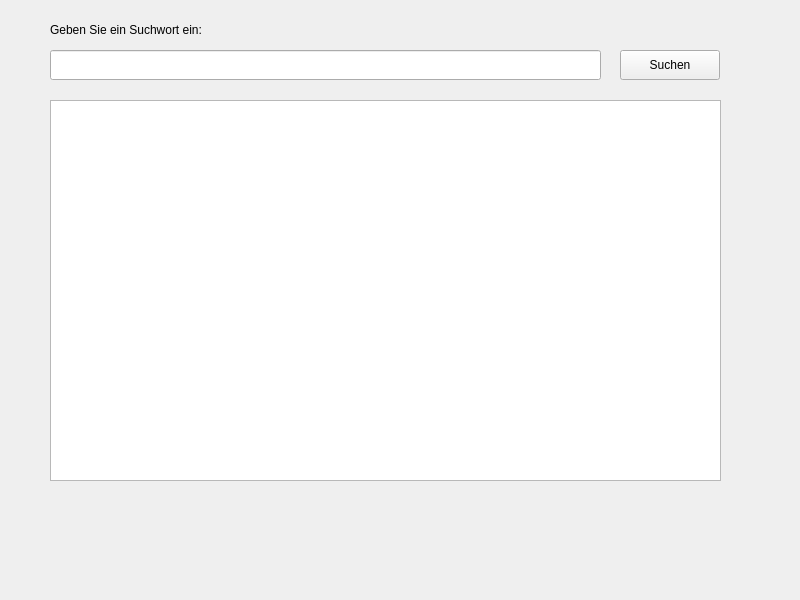
<?xml version="1.0" encoding="UTF-8"?>
<ui version="4.0">
 <class>searchnote</class>
 <widget class="QWidget" name="searchnote">
  <property name="geometry">
   <rect>
    <x>0</x>
    <y>0</y>
    <width>800</width>
    <height>600</height>
   </rect>
  </property>
  <property name="windowTitle">
   <string>Suche Notizen</string>
  </property>
  <widget class="QLabel" name="label_searchnote">
   <property name="geometry">
    <rect>
     <x>50</x>
     <y>20</y>
     <width>300</width>
     <height>20</height>
    </rect>
   </property>
   <property name="text">
    <string>Geben Sie ein Suchwort ein:</string>
   </property>
   <property name="alignment">
    <set>Qt::AlignmentFlag::AlignLeading|Qt::AlignmentFlag::AlignLeft|Qt::AlignmentFlag::AlignVCenter</set>
   </property>
  </widget>
  <widget class="QLineEdit" name="searchLineEdit_searchnote">
   <property name="geometry">
    <rect>
     <x>50</x>
     <y>50</y>
     <width>551</width>
     <height>30</height>
    </rect>
   </property>
  </widget>
  <widget class="QPushButton" name="searchButton_searchnote">
   <property name="geometry">
    <rect>
     <x>620</x>
     <y>50</y>
     <width>100</width>
     <height>30</height>
    </rect>
   </property>
   <property name="text">
    <string>Suchen</string>
   </property>
  </widget>
  <widget class="QListWidget" name="searchResultsListWidget_searchnote">
   <property name="geometry">
    <rect>
     <x>50</x>
     <y>100</y>
     <width>671</width>
     <height>381</height>
    </rect>
   </property>
  </widget>
 </widget>
 <resources/>
 <connections/>
</ui>
